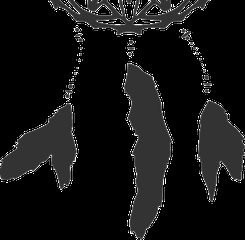
#> input picture dreamcatcher_part.png, 245 x 240 px, shrunk from 373 x 366 before the run
$ python PartFindComp.py
#> lines starting #> are read from the running program, lines starting #| are printed output that depends on the picture; after the words box and inside, x2 and y2 are one past the last pixel; in counts of white or black regions, pixels touching at a corner belong together
import cv2
import numpy as np

# 1. K-means 클러스터링을 이용한 이미지 분할
def kmeans_segmentation(image, k=2):
    Z = image.reshape((-1, 3))
    Z = np.float32(Z)
    criteria = (cv2.TERM_CRITERIA_EPS + cv2.TERM_CRITERIA_MAX_ITER, 10, 1.0)
    _, label, center = cv2.kmeans(Z, k, None, criteria, 10, cv2.KMEANS_RANDOM_CENTERS)
    center = np.uint8(center)
    res = center[label.flatten()]
    segmented_image = res.reshape((image.shape))
    return segmented_image

# 2. SIFT를 이용한 특징 검출 (그레이스케일 이미지에서 수행)
def detect_and_compute_sift(image):
    sift = cv2.SIFT_create()
    gray_image = cv2.cvtColor(image, cv2.COLOR_BGR2GRAY)
    keypoints, descriptors = sift.detectAndCompute(gray_image, None)
    sift_image = cv2.drawKeypoints(image, keypoints, None)
    cv2.imshow('SIFT Features', sift_image)
    cv2.waitKey(0)
    return keypoints, descriptors

# 3. FLANN을 이용한 특징 매칭
def match_features_flann(des1, des2):
    index_params = dict(algorithm=1, trees=5)
    search_params = dict(checks=50)
    flann = cv2.FlannBasedMatcher(index_params, search_params)
    matches = flann.knnMatch(des1, des2, k=2)
    good_matches = []
    for m, n in matches:
        if m.distance < 0.75 * n.distance:
            good_matches.append(m)
    return good_matches

# 4. RANSAC을 이용한 외곽점 제거 및 호모그래피 추정
def find_homography_ransac(kp1, kp2, matches):
    if len(matches) > 4:
        src_pts = np.float32([kp1[m.queryIdx].pt for m in matches]).reshape(-1, 1, 2)
        dst_pts = np.float32([kp2[m.trainIdx].pt for m in matches]).reshape(-1, 1, 2)
        M, mask = cv2.findHomography(src_pts, dst_pts, cv2.RANSAC, 5.0)
        return M, mask
    else:
        return None, None

# 부분 이미지와 여러 장의 완성 이미지 목록
part_image = cv2.imread('dreamcatcher_part.png')
#> part_image is the input picture: shape (240, 245, 3); min 0, max 255, mean 19.4
cv2.imshow('Part Image', part_image)
cv2.waitKey(0)

whole_images = ['dreamcatcher.png', 'heart.jpg', 'BnW.png', 'work.jpg']

# K-means 클러스터링으로 이미지 분할
segmented_part = kmeans_segmentation(part_image)
#> in kmeans_segmentation, `_, label, center = cv2.kmeans(Z, k, None, criteria, 10, cv2.KMEANS_RAN..`: center = [[0.0401, 0.0401, 0.0401], [72.19, 72.19, 72.19]]
#> in kmeans_segmentation, `center = np.uint8(center)`: center = [[0, 0, 0], [72, 72, 72]]
#> in kmeans_segmentation, `segmented_image = res.reshape((image.shape))`:
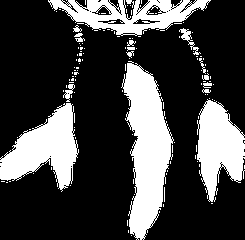
#> segmented_image: shape (240, 245, 3); values 0 (black) and 72 (white), 26.8% white; 133 white regions (118 under 20 px), largest, box (x1, y1, x2, y2) and area: (121, 61, 174, 240) 5315, (0, 103, 79, 192) 3595, (197, 99, 245, 202) 3091
cv2.imshow('Segmented Part Image', segmented_part)
cv2.waitKey(0)

# SIFT로 부분 이미지에서 특징 검출
kp1, des1 = detect_and_compute_sift(segmented_part)
#> in detect_and_compute_sift, `keypoints, descriptors = sift.detectAndCompute(gray_image, None)`: keypoints = 160 keypoints; strongest (x, y, size): (80, 54, 2.1), (81, 48, 1.9), (202, 65, 2), (75, 73, 2.1)
#> in detect_and_compute_sift, `sift_image = cv2.drawKeypoints(image, keypoints, None)`:
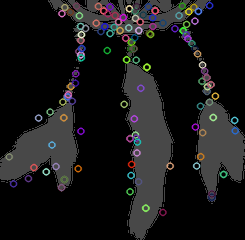
#> sift_image: shape (240, 245, 3); mean B, G, R 24.4, 23.9, 24.3
#> kp1 has the same summary as keypoints in detect_and_compute_sift

# 일치하는 이미지 찾기
matching_image = None
for image_path in whole_images:
    whole_image = cv2.imread(image_path)
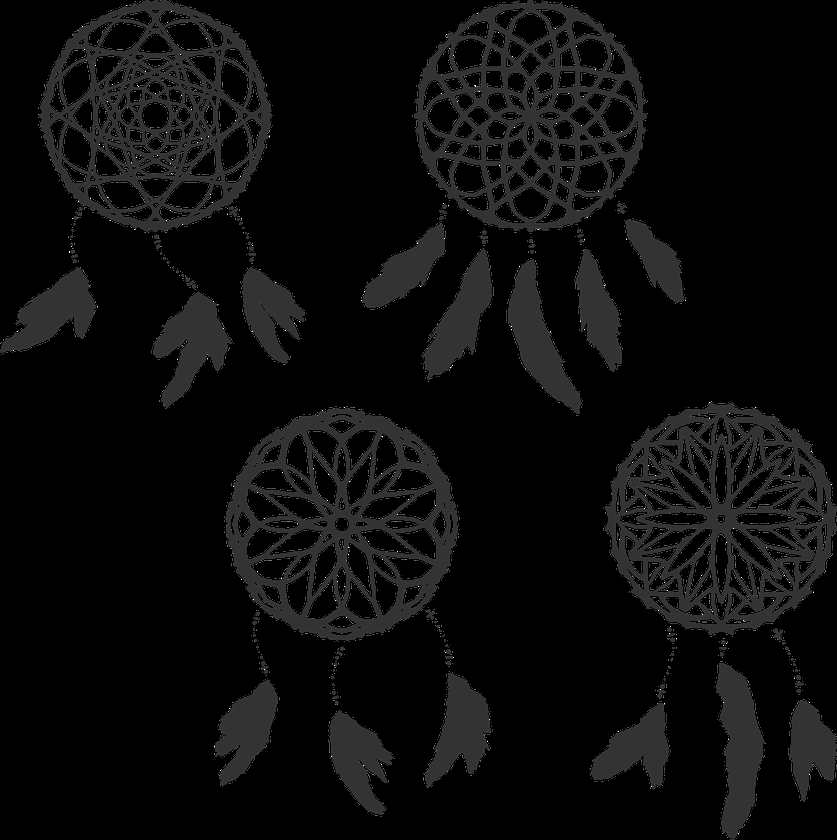
#> input picture dreamcatcher.png, 837 x 840 px, shrunk from 1276 x 1280 before the run
#> whole_image is the input picture: shape (840, 837, 3); min 0, max 255, mean 11.5
    segmented_whole = kmeans_segmentation(whole_image)
#> call 2 of kmeans_segmentation, with k = 2
#> in kmeans_segmentation (call 2), `_, label, center = cv2.kmeans(Z, k, None, criteria, 10, cv2.KMEANS_RAN..`: center = [[54.75, 54.75, 54.75], [0.000503, 0.000503, 0.000503]]
#> in kmeans_segmentation (call 2), `center = np.uint8(center)`: center = [[54, 54, 54], [0, 0, 0]]
#> in kmeans_segmentation (call 2), `segmented_image = res.reshape((image.shape))`:
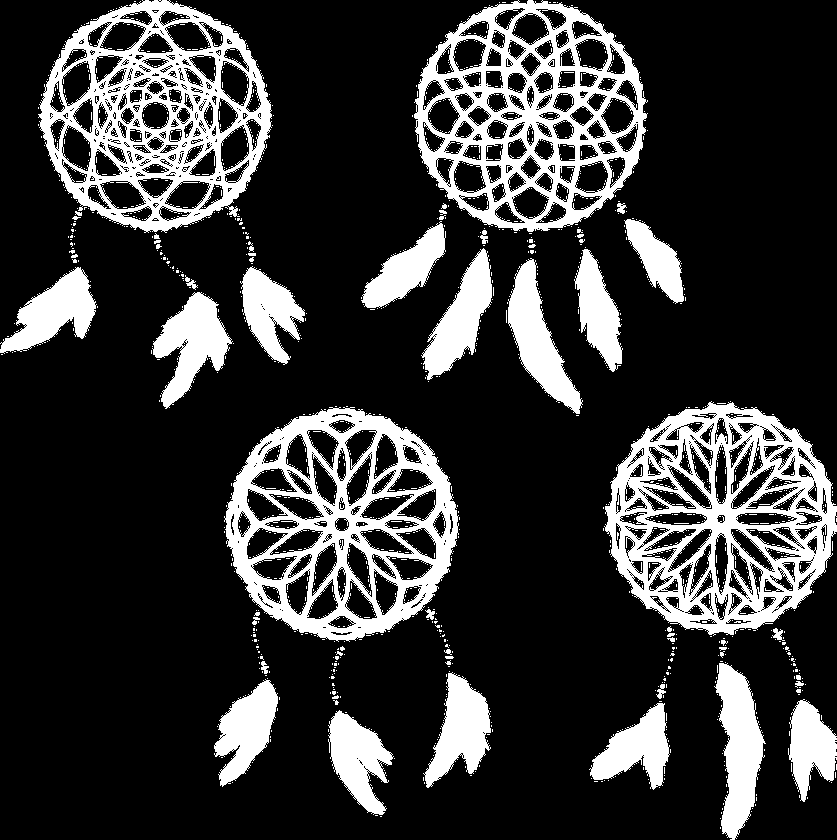
#> segmented_image: shape (840, 837, 3); values 0 (black) and 54 (white), 21.1% white; 1387 white regions (1339 under 20 px), largest, box (x1, y1, x2, y2) and area: (604, 401, 837, 636) 24996, (224, 407, 459, 642) 22534, (38, 0, 272, 233) 22309
    cv2.imshow('Segmented Whole Image', segmented_whole)
    cv2.waitKey(0)

    # SIFT로 전체 이미지에서 특징 검출
    kp2, des2 = detect_and_compute_sift(segmented_whole)
#> in detect_and_compute_sift (call 2), `keypoints, descriptors = sift.detectAndCompute(gray_image, None)`: keypoints = 2593 keypoints; strongest (x, y, size): (669, 667, 2), (161, 253, 1.9), (177, 271, 2.1), (665, 679, 1.8)
#> in detect_and_compute_sift (call 2), `sift_image = cv2.drawKeypoints(image, keypoints, None)`:
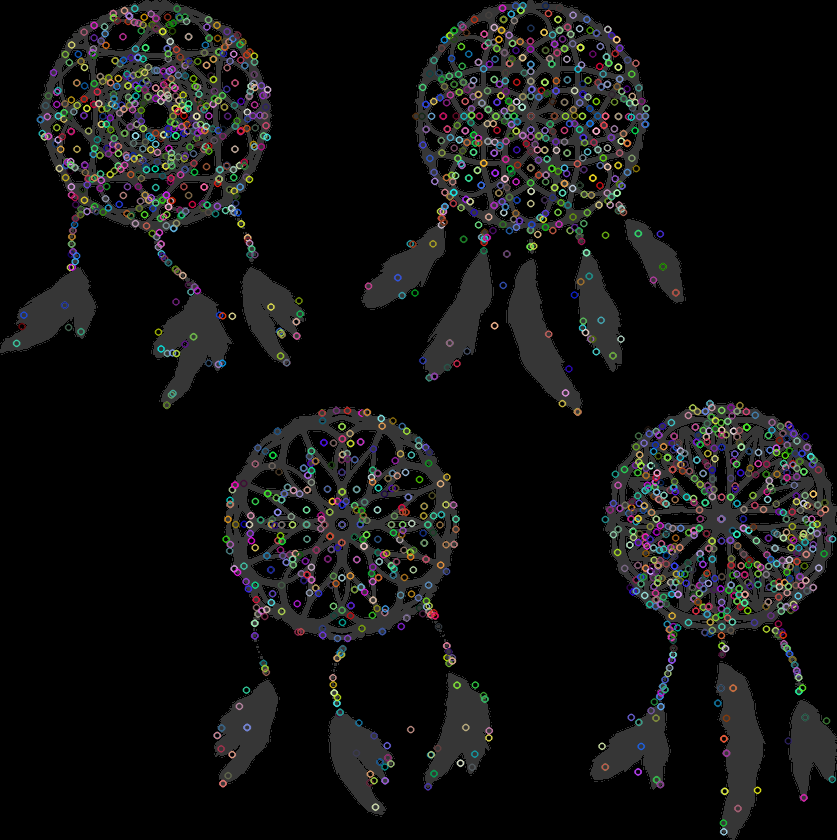
#> sift_image: shape (840, 837, 3); mean B, G, R 17.4, 17.6, 17.5
#> kp2 has the same summary as keypoints in detect_and_compute_sift

    # FLANN을 이용한 SIFT 매칭
    good_matches = match_features_flann(des1, des2)
#> in match_features_flann, `matches = flann.knnMatch(des1, des2, k=2)`: matches = 160 matches
#> after the loop in match_features_flann, `for m, n in matches:`: good_matches = 51 matches
#> good_matches = 51 matches

    # 매칭된 결과를 시각적으로 확인
    if len(good_matches) > 0:
        match_img = cv2.drawMatches(segmented_part, kp1, segmented_whole, kp2, good_matches, None, flags=cv2.DrawMatchesFlags_NOT_DRAW_SINGLE_POINTS)
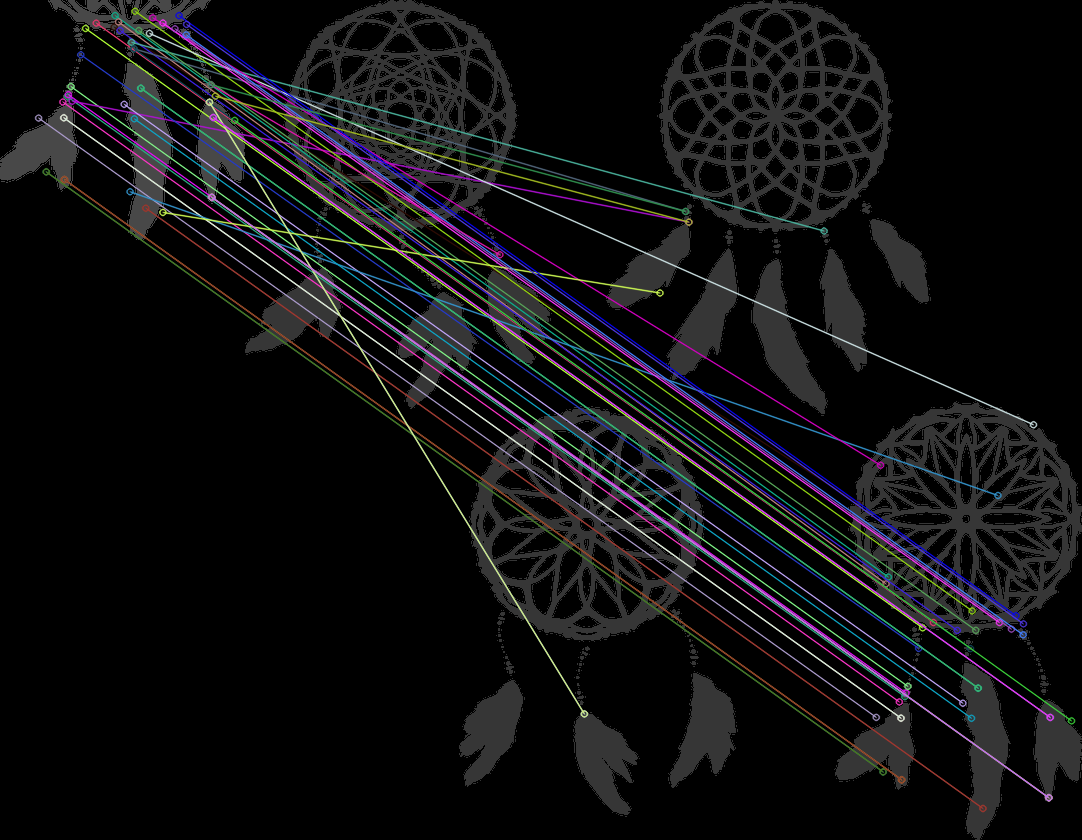
#> match_img: shape (840, 1082, 3); mean B, G, R 17.6, 16.1, 16.3
        cv2.imshow('Feature Matching', match_img)
        cv2.waitKey(0)

    # RANSAC을 이용한 호모그래피 추정 및 검증
    M, mask = find_homography_ransac(kp1, kp2, good_matches)
#> in find_homography_ransac, `src_pts = np.float32([kp1[m.queryIdx].pt for m in matches]).reshape(-1..`: src_pts = 51 rows, first 8: [38.1, 117.6], [45.75, 171.4], [45.75, 171.4], [62.38, 101.5], [63.28, 117.3], [63.28, 117.3], [63.92, 179], [63.92, 179]
#> in find_homography_ransac, `dst_pts = np.float32([kp2[m.trainIdx].pt for m in matches]).reshape(-1..`: dst_pts = 51 rows, first 8: [630.8, 716.9], [637.6, 771.5], [637.6, 771.5], [653.8, 701.4], [655.5, 717.6], [655.5, 717.6], [656.1, 779.3], [656.1, 779.3]
#> in find_homography_ransac, `M, mask = cv2.findHomography(src_pts, dst_pts, cv2.RANSAC, 5.0)`: M = [[1.02, -0.0174, 592.2], [0.0219, 0.986, 599], [2.71e-05, -2.58e-05, 1]]; mask = 51 values, max 1 at index 0, min 0 at index 11, mean 0.686

    if M is not None:
        matching_image = image_path

        # 매칭된 결과를 시각적으로 확인
        matchesMask = mask.ravel().tolist()
#> matchesMask has the same summary as mask in find_homography_ransac
        draw_params = dict(matchColor=(0, 255, 0), singlePointColor=None, matchesMask=matchesMask, flags=2)
#> draw_params = 4 items
        result_image = cv2.drawMatches(segmented_part, kp1, segmented_whole, kp2, good_matches, None, **draw_params)
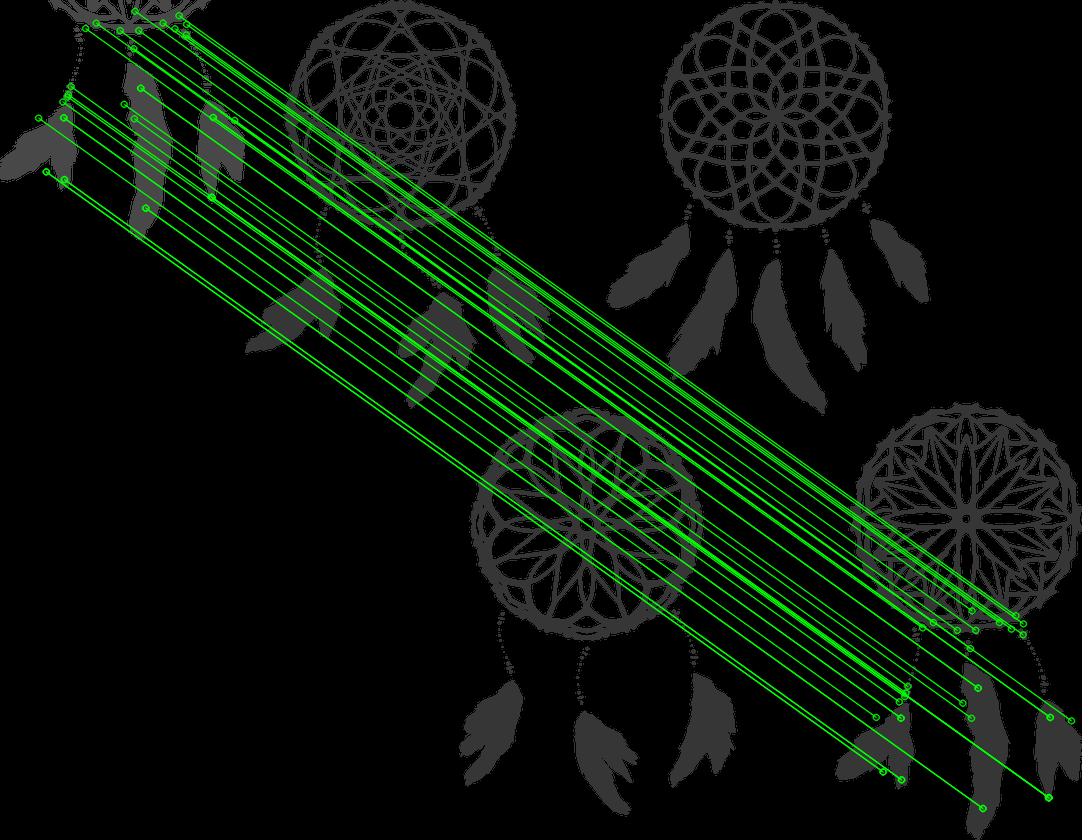
#> result_image: shape (840, 1082, 3); mean B, G, R 9.5, 19.6, 9.5
        cv2.imshow('Matched Features with RANSAC', result_image)
        cv2.waitKey(0)
        break

if matching_image:
    print(f"Matching image found: {matching_image}")
else:
    print("No matching image found.")

cv2.destroyAllWindows()
